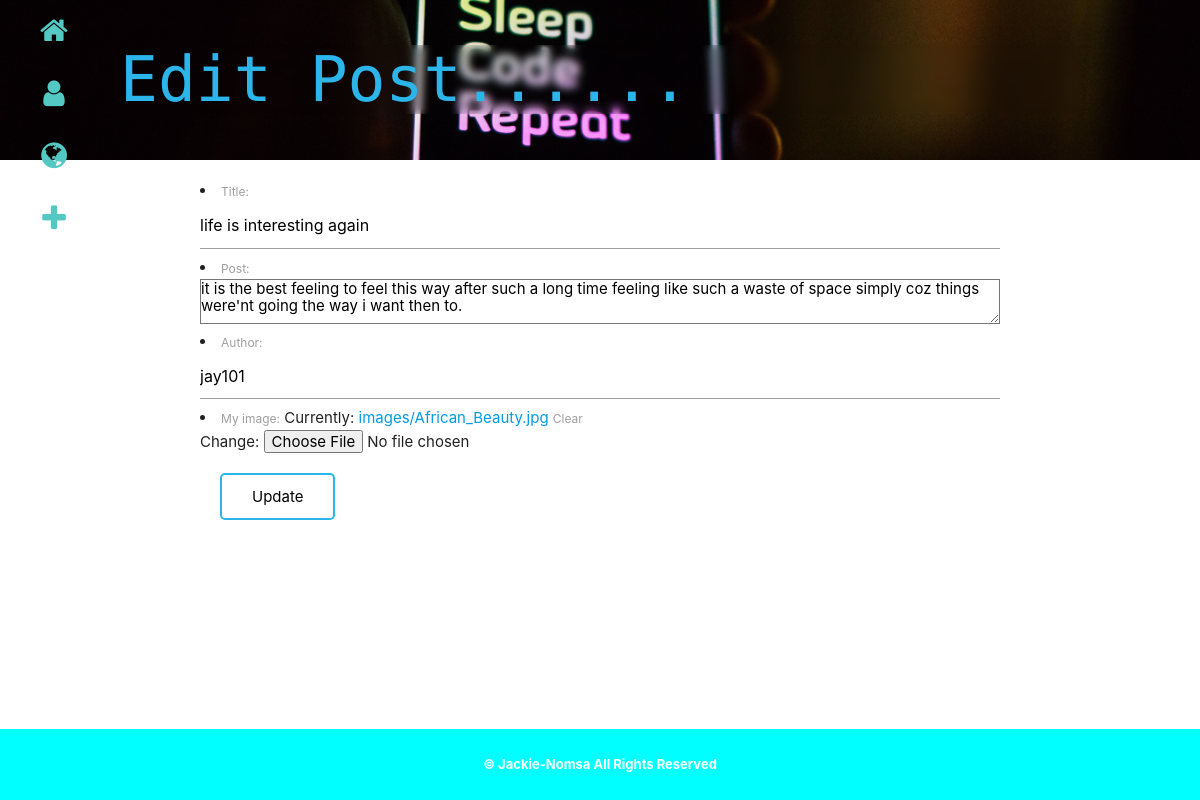
Page /edit/8 on the committed database.
### posts/models.py (models this page shows, shortened)
class Posts(models.Model):
    title = models.CharField(max_length=50)
    post = models.TextField(null=False)
    author = models.CharField(max_length=30, default='Jackie')
    my_image = models.ImageField(null=True,blank=True, upload_to='images/')
    date_posted = models.DateTimeField(auto_now_add=True, auto_now=False)
    date_updated = models.DateTimeField(auto_now_add=False, auto_now=True)

### posts/views.py (the view, shortened to what this page needs)
# urls.py: path('edit/<int:id>', views.edit_post,name='edit'),
def edit_post(request,id):
    current_post = Posts.objects.get(pk=id)
    form = CreatePost(instance=current_post)
    return render(request,'posts/add.html',{'form':form,'title':'Edit Post','button':'Update'})

### posts/forms.py
class CreatePost(forms.ModelForm):
    class Meta:
        model = Posts
        fields = ['title','post','author','my_image']

### posts/templates/posts/add.html (shortened to what this page needs)
{% extends 'posts/home.html' %} {% load static %}  {% block body %}
<div class="add">
  <h1>{{title}}......</h1>
</div>
<div class="my-container add-new">
  <form action="/add/" method="POST" enctype="multipart/form-data">
    {% csrf_token %} {{form.as_ul}}
    <button type="submit" name="save" class="my-btn">{{button}}</button>
  </form>
</div>
{% endblock %}

### posts/static/css/style.css (style rules this page uses)
*, html { padding: 0; margin: 0; box-sizing: border-box; }
.my-container { width: 80%; margin: auto; }
.add { margin: 0; display: grid; place-items: center; background-image: url("/static/images/3.jpg"); background-position: center; background-size: cover; width: 100%; height: 20vh; color: rgb(43, 181, 235); }
.add h1 { width: 80%; margin: auto; font-family: "Syne Mono", monospace; backdrop-filter: blur(4px); }
.add-new { padding: 20px; }
.my-btn { margin: 20px; }
button { background-color: #fff; border: 2px solid rgb(43, 181, 235); color: #000; padding: 13px 30px; text-align: center; text-decoration: none; display: inline-block; transition-duration: 0.4s; cursor: pointer; border-radius: 5px; }
@media only screen and (min-width: 900px) { .my-container { width: 70%; } }

### rows in the picture
Posts: title "life is interesting again", post "it is the best feeling to feel this way after such a long time feeling like such a waste of space simply coz things were'nt going the way i want then to.", author "jay101"

### other values in the picture
{{ title }} "Edit Post"
{{ button }} "Update"
